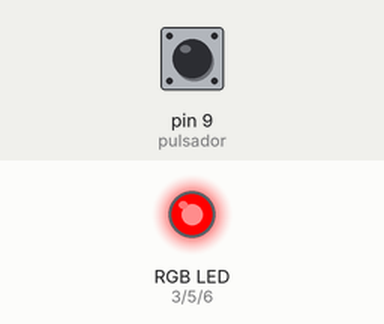
Simulated run of this sketch. Board: Arduino Uno, built with avr-gcc and run on an emulated ATmega328P. Parts: an RGB LED mixed from three pins (HIGH = lit). Inputs (shaded band) come from the test bench; at power-on: pin 9 (pulsador) HIGH. What the sketch prints to the serial monitor is not drawn.

Above: at 1.2 s.
1.3 s: pin 9 (pulsador) pulled LOW for 0.25 s
At 1.55 s:
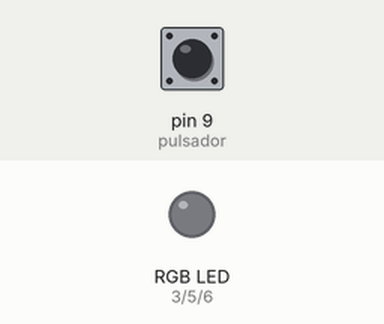
3.2 s: pin 9 (pulsador) pulled LOW for 3.2 s
At 7.4 s:
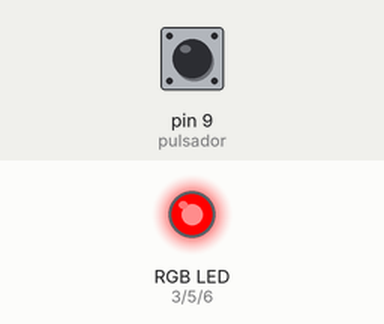
Timing chart, 0 to 8.9 s (numbered marks = the images above; inputs shaded):
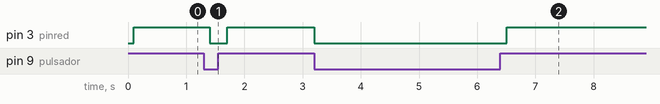

Measured:
- after the input at 1.3 s, pin 3 (pinred): HIGH → LOW after 0.10 s, → HIGH 0.30 s later
- after the input at 3.2 s, pin 3 (pinred): HIGH → LOW at once, → HIGH 3.3 s later

The sketch:

8RGB_Sema.ino
```cpp
/* Semáforo RGB con pulsador*/

int pinred=3; //declaro el pin del rgb
int pingreen=5; //declaro el pin del rgb
int pinblue=6; //declaro el pin del rgb
int pulsador=9; //el 9 es el pin del pulsador

int valorpulsador=0; //se declara una variable para el estado del pulsador

void setup()
{
  pinMode(pinred, OUTPUT); //asigno el pin a la salida
  pinMode(pingreen, OUTPUT); //asigno el pin a la salida
  pinMode(pinblue, OUTPUT); //asigno el pin a la salida
  pinMode(9, INPUT); //para que sea de entrada
  digitalWrite(pinred, LOW);
  digitalWrite(pingreen, LOW);
  digitalWrite(pinblue, LOW);
  Serial.begin(9600);
}
void setColor(int red, int green, int blue)
{
	analogWrite(pinred, red); //
	analogWrite(pingreen, green); //
	analogWrite(pinblue, blue); //
}

void loop()
{
  valorpulsador=digitalRead(pulsador); //para leer el valor del pulsador
  if(valorpulsador==LOW)
    {
      setColor(0, 0, 0);
    }
    delay(100);
    Serial.println("Se apaga");

    if(valorpulsador==HIGH)
    {
      setColor(255, 0, 0);
    }
    delay(100);
    Serial.println("Rojo");
  }
```
